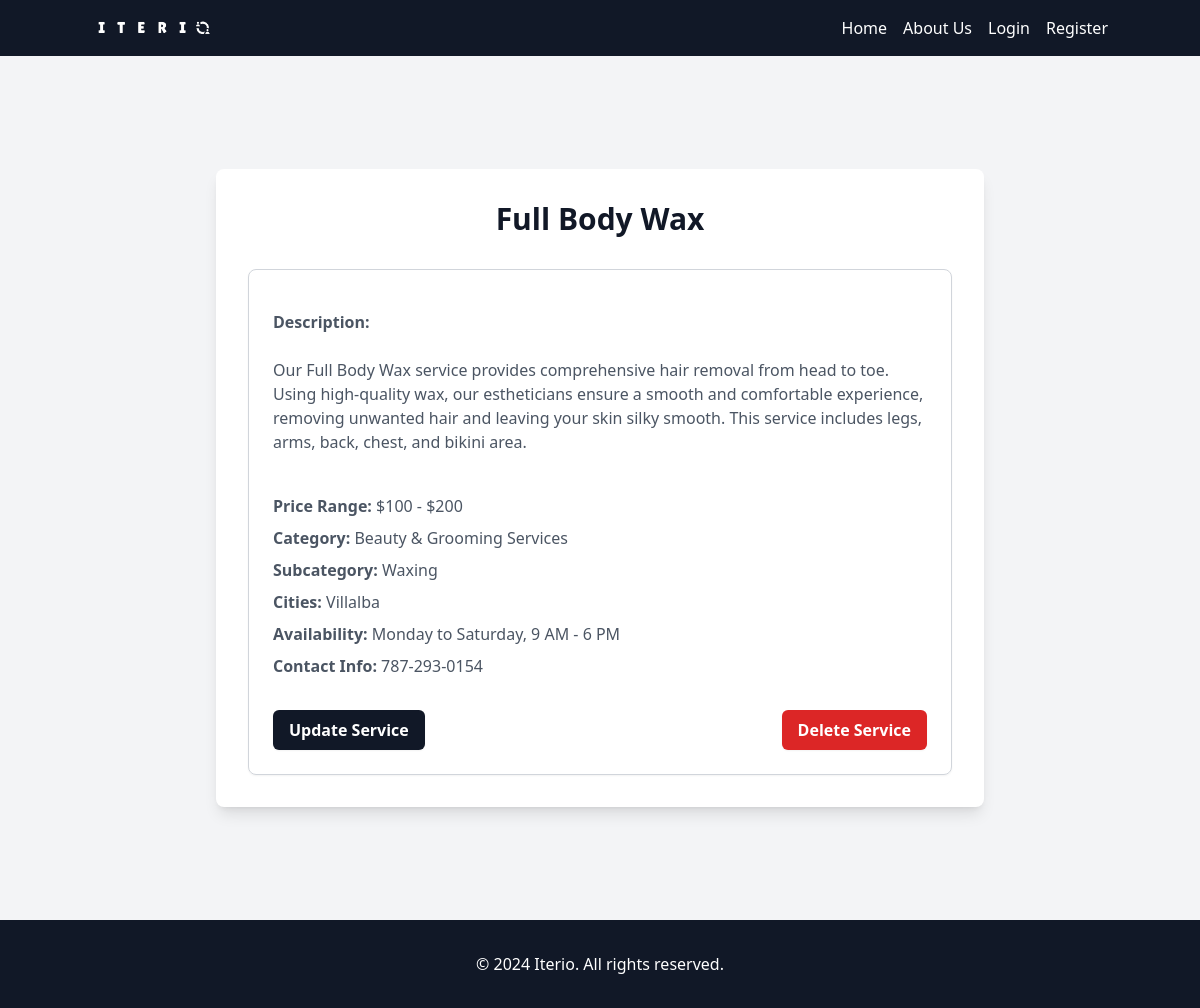
Screenshot of /service/86/ with the database file from the repository.
### iterio_app/models.py (models this page shows, shortened)
class Service(models.Model):
    name = models.CharField(max_length=100)
    description = models.TextField()
    price_range = models.CharField(max_length=100, blank=True)
    category = models.ForeignKey(Category, on_delete=models.CASCADE, related_name='services', default=11)
    subcategory = models.ForeignKey(SubCategory, on_delete=models.CASCADE, related_name='services')
    cities = models.ManyToManyField(City, related_name='services')
    picture = models.ImageField(upload_to='service_pictures', blank=True, null=True)
    availability = models.TextField(blank=True)
    contact_info = models.TextField(blank=True)

class Category(models.Model):
    name = models.CharField(max_length=100)
    img_path = models.CharField(max_length=120, blank=True)
    details = models.CharField(max_length=120, blank=True)
    redirect = models.CharField(max_length=120, blank=True)
    class Meta:
        verbose_name_plural = 'Categories'

class SubCategory(models.Model):
    name = models.CharField(max_length=100)
    category = models.ForeignKey(Category, on_delete=models.CASCADE, related_name='subcategories')
    class Meta:
        verbose_name_plural = 'Sub-categories'

class City(models.Model):
    name = models.CharField(max_length=100, unique=True)

### iterio_app/views.py (the view)
# urls.py: path('service/<int:pk>/', views.service_detail, name='service_detail'),
def service_detail(request, pk):
    service = get_object_or_404(Service, pk=pk)
    return render(request, 'iterio_app/service_detail.html', {'service': service})

### iterio_app/templates/iterio_app/service_detail.html (shortened to what this page needs)
{% extends 'main.html' %}
{% load static %}
{% load static tailwind_tags %}
{% block content %}
<div class="bg-gray-100 min-h-screen flex items-center justify-center py-12">
    <div class="max-w-3xl w-full bg-white p-8 rounded-lg shadow-lg">
        <h1 class="text-3xl font-bold text-gray-900 mb-8 text-center">{{ service.name }}</h1>
        <div class="space-y-6">
            <div class="border border-gray-300 p-6 rounded-lg shadow-sm">
                <div class="mt-4">
                    <div class="text-gray-600"><strong>Description:</strong> {{ service.description|safe }}</div>
                    <p class="text-gray-600 mt-4"><strong>Price Range:</strong> {{ service.price_range }}</p>
                    <p class="text-gray-600 mt-2"><strong>Category:</strong> {{ service.category.name }}</p>
                    <p class="text-gray-600 mt-2"><strong>Subcategory:</strong> {{ service.subcategory.name }}</p>
                    <p class="text-gray-600 mt-2"><strong>Cities:</strong> {% for city in service.cities.all %}{{ city.name }}{% if not forloop.last %}, {% endif %}{% endfor %}</p>
                    <p class="text-gray-600 mt-2"><strong>Availability:</strong> {{ service.availability }}</p>
                    <p class="text-gray-600 mt-2"><strong>Contact Info:</strong> {{ service.contact_info }}</p>
                </div>
                <div class="mt-8 flex justify-between">
                    <a href="{% url 'update_service' service.id %}" class="py-2 px-4 bg-gray-900 text-white font-semibold rounded-md shadow-sm hover:bg-blue-800 focus:outline-none focus:ring-2 focus:ring-offset-2 focus:ring-blue-500">Update Service</a>
                    <a href="{% url 'delete_service' service.id %}" class="py-2 px-4 bg-red-600 text-white font-semibold rounded-md shadow-sm hover:bg-red-800 focus:outline-none focus:ring-2 focus:ring-offset-2 focus:ring-red-500">Delete Service</a>
                </div>
            </div>
        </div>
    </div>
</div>
{% endblock %}

### templates/main.html (style rules this page uses)
html, body { height: 100%; }
body { display: flex; flex-direction: column; }

### rows the page displays
Service: name "Full Body Wax", description "Our Full Body Wax service provides comprehensive hair removal from head to toe. Using high-quality wax, our estheticians ensure a smooth and comfortable experience, removing unwanted hair and leaving your skin silky smooth. This service includes legs, arms, back, chest, and bikini area.", price_range "$100 - $200", category.name "Beauty & Grooming Services", subcategory.name "Waxing", availability "Monday to Saturday, 9 AM - 6 PM", contact_info "787-293-0154"
City: name "Villalba"
